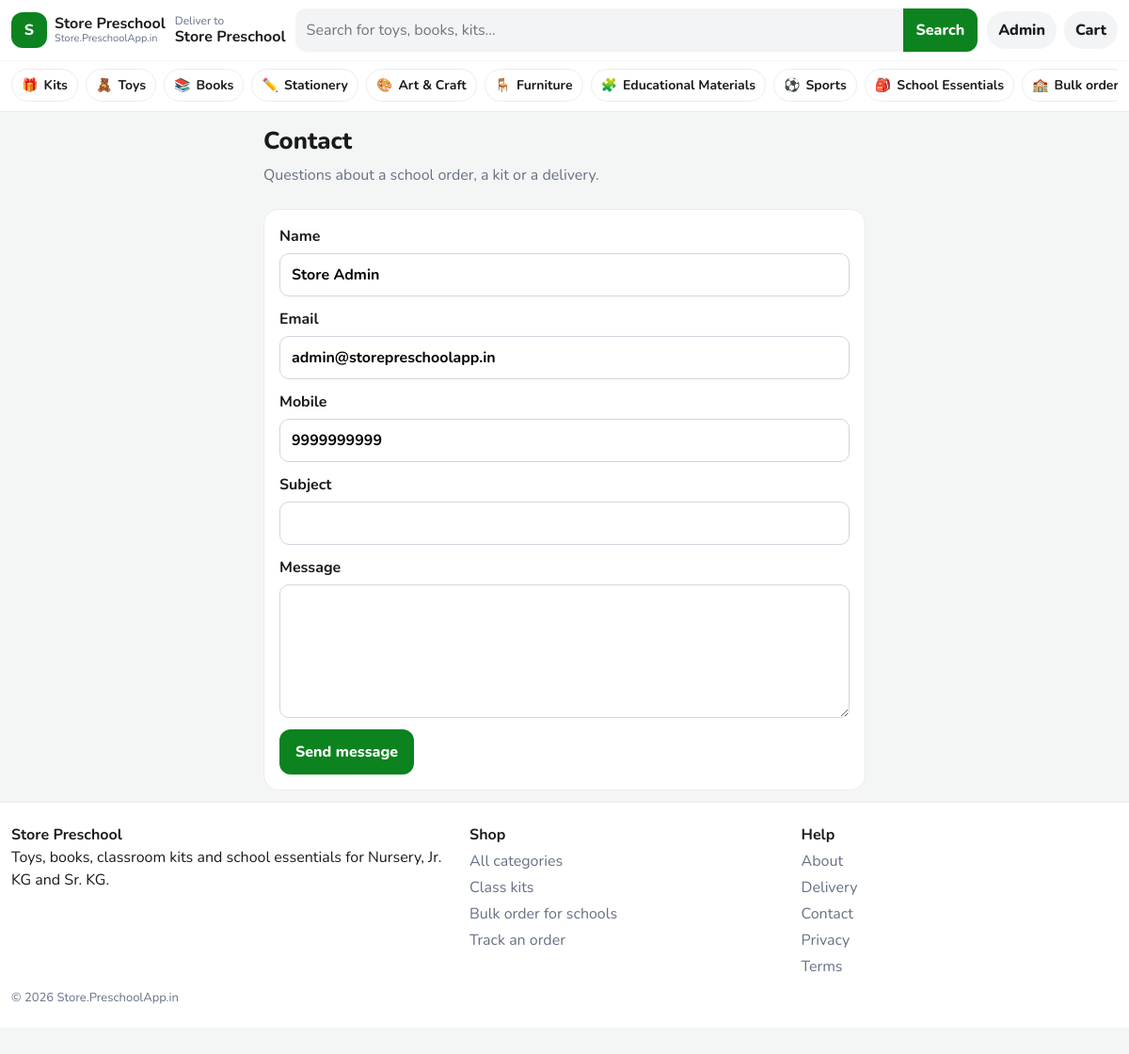
The app's page /page.php?p=contact (signed in) with its own data.
### tables this page shows
CREATE TABLE users (
    id INT UNSIGNED AUTO_INCREMENT PRIMARY KEY,
    name VARCHAR(120) NOT NULL,
    email VARCHAR(160) NOT NULL,
    phone VARCHAR(15) NOT NULL,
    password_hash VARCHAR(255) NOT NULL,
    role ENUM('customer', 'admin') NOT NULL DEFAULT 'customer',
    school_name VARCHAR(180) NULL,
    address VARCHAR(500) NULL,
    city VARCHAR(80) NULL,
    pincode VARCHAR(10) NULL,
    is_active TINYINT(1) NOT NULL DEFAULT 1,
    created_at TIMESTAMP NOT NULL DEFAULT CURRENT_TIMESTAMP,
    UNIQUE KEY uniq_email (email)
);

CREATE TABLE categories (
    id INT UNSIGNED AUTO_INCREMENT PRIMARY KEY,
    name VARCHAR(80) NOT NULL,
    slug VARCHAR(80) NOT NULL,
    emoji VARCHAR(16) NOT NULL,
    description VARCHAR(255) NOT NULL,
    sort_order INT NOT NULL DEFAULT 0,
    is_active TINYINT(1) NOT NULL DEFAULT 1,
    UNIQUE KEY uniq_slug (slug)
);

### includes/functions.php (called while the page is built, shortened)
<?php
function e(mixed $value): string
{
    return htmlspecialchars((string) $value, ENT_QUOTES | ENT_SUBSTITUTE, 'UTF-8');
}
function url(string $path = ''): string
{
    $base = rtrim(BASE_URL, '/');
    if ($path === '') {
        return $base === '' ? '/' : $base . '/';
    }
    return ($base === '' ? '' : $base) . '/' . ltrim($path, '/');
}
function old(string $key, string $default = ''): string
{
    return e($_SESSION['old'][$key] ?? $default);
}
function current_user(): ?array
{
    static $loaded = false;
    static $user = null;
    if ($loaded) {
        return $user;
    }
    $loaded = true;
    $stmt = db()->prepare('SELECT * FROM users WHERE id = ? LIMIT 1');
    $stmt->execute([(int) $_SESSION['user_id']]);
    $row = $stmt->fetch();
    $user = $row;
    return $user;
}

### includes/commerce.php (called while the page is built, shortened)
<?php
function categories_all(bool $activeOnly = true): array
{
    $sql = 'SELECT c.*, COUNT(p.id) AS product_count
            FROM categories c
            LEFT JOIN products p ON p.category_id = c.id AND p.is_active = 1';
    if ($activeOnly) {
        $sql .= ' WHERE c.is_active = 1';
    }
    $sql .= ' GROUP BY c.id ORDER BY c.sort_order, c.name';
    return db()->query($sql)->fetchAll();
}
function cart_owner(): array
{
    $userId = !empty($_SESSION['user_id']) ? (int) $_SESSION['user_id'] : null;
    return [$userId, session_id()];
}
function cart_lines(): array
{
    [$userId, $sessionId] = cart_owner();
    if ($userId) {
        $stmt = db()->prepare('SELECT ci.id AS cart_id, ci.quantity, p.id, p.name, p.slug, p.price, p.mrp, p.stock, p.emoji, p.image, p.unit_label, p.category_id, p.is_active
            FROM cart_items ci JOIN products p ON p.id = ci.product_id
            WHERE ci.user_id = ? AND p.is_active = 1 ORDER BY ci.id');
        $stmt->execute([$userId]);
    }
    return $stmt->fetchAll();
}
function cart_summary(bool $refresh = false): array
{
    static $cache = null;
    if ($cache !== null) {
        return $cache;
    }
    $items = cart_lines();
    $subtotal = 0.0;
    $discount = 0.0;
    $coupon = null;
    $couponError = null;
    $net = round($subtotal - $discount, 2);
    $delivery = ($items && $net > 0 && $net < FREE_DELIVERY_ABOVE) ? (float) DELIVERY_FEE : 0.0;
    $total = round($net + $delivery, 2);
    $count = 0;
    $cache = [
        'items' => $items,
        'count' => $count,
        'subtotal' => $subtotal,
        'discount' => $discount,
        'coupon' => $coupon,
        'coupon_error' => $couponError,
        'delivery' => $delivery,
        'total' => $total,
    ];
    return $cache;
}

### config/database.php (called while the page is built, shortened)
<?php
function db(): PDO
{
    static $pdo = null;
    if ($pdo instanceof PDO) {
        return $pdo;
    }
    $dsn = sprintf(
        'mysql:host=%s;port=%d;dbname=%s;charset=%s',
        DB_HOST,
        DB_PORT,
        DB_NAME,
        DB_CHARSET
    );
    $pdo = new PDO($dsn, DB_USER, DB_PASS, [
        PDO::ATTR_ERRMODE => PDO::ERRMODE_EXCEPTION,
        PDO::ATTR_DEFAULT_FETCH_MODE => PDO::FETCH_ASSOC,
        PDO::ATTR_EMULATE_PREPARES => false,
    ]);
    return $pdo;
}

### page.php (the view, shortened to what this page needs)
<?php
$key = (string) ($_GET['p'] ?? '');
if ($key === 'contact') {
    $contactUser = current_user();
    require __DIR__ . '/includes/header.php';
    ?>
    <div class="wrap" style="max-width:640px">
        <div class="page-head"><h1>Contact</h1><p class="muted">Questions about a school order, a kit or a delivery.</p></div>
        <form method="post" class="panel">
            <label class="field">Name<input name="name" required value="<?= old('name', (string) ($contactUser['name'] ?? '')) ?>"></label>
            <label class="field">Email<input type="email" name="email" required value="<?= old('email', (string) ($contactUser['email'] ?? '')) ?>"></label>
            <label class="field">Mobile<input name="mobile" required value="<?= old('mobile', (string) ($contactUser['phone'] ?? '')) ?>"></label>
            <label class="field">Subject<input name="subject" required value="<?= old('subject') ?>"></label>
            <label class="field">Message<textarea name="message" rows="5" required><?= old('message') ?></textarea></label>
            <button class="btn btn-green" type="submit">Send message</button>
        </form>
    </div>
    <?php
    require __DIR__ . '/includes/footer.php';
    exit;
}
require __DIR__ . '/includes/header.php';
?>
<?php require __DIR__ . '/includes/footer.php'; ?>

### includes/header.php (shortened to what this page needs)
<?php
$pageTitle = $pageTitle ?? APP_NAME;
$simpleHeader = $simpleHeader ?? false;
$hideDock = $hideDock ?? false;
$user = current_user();
$categories = categories_all();
$cartSummary = cart_summary();
$cartCount = (int) $cartSummary['count'];
$searchValue = trim((string) ($_GET['q'] ?? ''));
?>
<!doctype html>
<html lang="en">
<head>
    <link href="https://cdn.jsdelivr.net/npm/bootstrap@5.3.3/dist/css/bootstrap.min.css" rel="stylesheet">
    <link href="<?= e(url('assets/css/style.css')) ?>" rel="stylesheet">
</head>
<body class="<?= $cartCount > 0 && !$hideDock ? 'has-dock' : '' ?>">
<header class="site-header">
    <div class="wrap header-top">
        <a class="logo" href="<?= e(url()) ?>">
            <span class="logo-mark">S</span>
            <span class="logo-text">
                <strong>Store Preschool</strong>
                <small><?= e(APP_DOMAIN) ?></small>
            </span>
        </a>
        <?php if (!$simpleHeader): ?>
            <div class="loc">
                <span>Deliver to</span>
                <strong><?= e($user['school_name'] ?? 'Your school') ?></strong>
            </div>
            <form class="search" action="<?= e(url('search.php')) ?>" method="get" role="search">
                <input id="q" name="q" value="<?= e($searchValue) ?>" placeholder="Search for toys, books, kits..." autocomplete="off">
                <button type="submit">Search</button>
            </form>
        <?php else: ?>
            <div class="simple-title"><?= e($pageTitle) ?></div>
        <?php endif; ?>
        <div class="header-actions">
            <?php if ($user): ?>
                <a class="header-link" href="<?= e(url($user['role'] === 'admin' ? 'admin/index.php' : 'account.php')) ?>">
                    <?= e($user['role'] === 'admin' ? 'Admin' : strtok($user['name'], ' ')) ?>
                </a>
            <?php else: ?>
                <a class="header-link" href="<?= e(url('login.php')) ?>">Login</a>
            <?php endif; ?>
            <a class="header-cart" href="<?= e(url('cart.php')) ?>">
                Cart
            </a>
        </div>
    </div>
    <?php if (!$simpleHeader): ?>
        <nav class="cat-nav" aria-label="Categories">
            <div class="wrap cat-scroll">
                <a href="<?= e(url('kits.php')) ?>"><span>🎁</span>Kits</a>
                <?php foreach ($categories as $category): ?>
                    <a href="<?= e(url('category.php?slug=' . rawurlencode((string) $category['slug']))) ?>">
                        <span><?= e($category['emoji']) ?></span><?= e($category['name']) ?>
                    </a>
                <?php endforeach; ?>
                <a href="<?= e(url('bulk-order.php')) ?>"><span>🏫</span>Bulk order</a>
            </div>
        </nav>
    <?php endif; ?>
</header>
<main id="main">

### assets/css/style.css (style rules this page uses)
:root { --green: #0c831f; --green-dark: #086318; --green-soft: #e8f6ea; --ink: #1a1a1a; --muted: #667085; --line: #ececec; --bg: #f4f6f5; --card: #fff; --off: #1d4ed8; --bad: #c81e1e; --warn: #b45309; --shadow: 0 8px 24px rgba(16, 24, 40, .06); }
* { box-sizing: border-box; }
html { scroll-behavior: smooth; }
body { margin: 0; background: var(--bg); color: var(--ink); font-family: Nunito, "Segoe UI", sans-serif; padding-bottom: 84px; }
a { color: inherit; }
button, input, select, textarea { font: inherit; }
h1, h2, h3, p { margin-top: 0; }
.wrap { width: min(1180px, calc(100% - 24px)); margin: 0 auto; }
.site-header { position: sticky; top: 0; z-index: 40; background: #fff; border-bottom: 1px solid var(--line); }
.header-top { display: grid; grid-template-columns: 1fr auto; gap: 10px; align-items: center; min-height: 64px; padding: 8px 0; }
.search { grid-column: 1 / -1; }
.logo { display: flex; gap: 8px; align-items: center; text-decoration: none; }
.logo-mark { width: 38px; height: 38px; border-radius: 12px; background: var(--green); color: #fff; display: grid; place-items: center; font-weight: 800; }
.logo-text { display: flex; flex-direction: column; line-height: 1.1; }
.logo-text small { color: var(--muted); font-size: 11px; }
.loc { display: none; }
.search { position: relative; display: flex; background: #f3f4f6; border-radius: 12px; overflow: visible; }
.search input { flex: 1; border: 0; background: transparent; padding: 11px 12px; outline: none; min-width: 0; }
.search button { border: 0; background: var(--green); color: #fff; font-weight: 800; padding: 0 14px; border-radius: 0 12px 12px 0; }
.header-actions { display: flex; gap: 8px; align-items: center; }
.header-link, .header-cart { text-decoration: none; font-weight: 800; background: #f3f4f6; border-radius: 999px; padding: 8px 12px; }
.header-cart { position: relative; }
.cat-nav { border-top: 1px solid #f6f6f6; }
.cat-scroll { display: flex; gap: 8px; overflow-x: auto; padding: 8px 0 10px; scrollbar-width: none; }
.cat-scroll a { flex: 0 0 auto; text-decoration: none; background: #fff; border: 1px solid var(--line); border-radius: 999px; padding: 6px 10px; font-weight: 700; font-size: 14px; display: flex; gap: 6px; align-items: center; }
.hero-copy, .hero-kit, .panel, .bill, .pcard, .info-card, .account-card { background: var(--card); border: 1px solid var(--line); border-radius: 16px; }
.btn { display: inline-flex; align-items: center; justify-content: center; gap: 6px; border-radius: 12px; padding: 11px 16px; font-weight: 800; text-decoration: none; border: 1px solid transparent; cursor: pointer; }
.btn-green { background: var(--green); color: #fff; }
.muted { color: var(--muted); }
.page-head { padding: 16px 0 8px; }
.page-head h1 { font-size: 1.6rem; font-weight: 800; }
.filters select, .field input, .field select, .field textarea, .inline-stock { border: 1px solid #d0d5dd; border-radius: 10px; padding: 10px 12px; background: #fff; width: 100%; }
.panel, .bill, .account-card, .info-card { padding: 16px; }
.field { display: grid; gap: 6px; margin-bottom: 12px; font-weight: 700; }
@media (min-width: 768px) { .header-top { grid-template-columns: auto auto minmax(220px, 1fr) auto; } }
@media (min-width: 768px) { .search { grid-column: auto; } }
@media (min-width: 768px) { .loc { display: block; line-height: 1.15; } }
@media (min-width: 768px) { .loc span { display: block; color: var(--muted); font-size: 12px; } }
@media (min-width: 992px) { body, body.has-dock { padding-bottom: 28px; } }

### records on screen
users: school_name "Store Preschool", role "Admin", name "Store Admin", email "admin@storepreschoolapp.in", mobile "9999999999"
categories: emoji "🧸", name "Toys"
categories: emoji "📚", name "Books"
categories: emoji "✏️", name "Stationery"
categories: emoji "🎨", name "Art & Craft"
categories: emoji "🪑", name "Furniture"
categories: emoji "🧩", name "Educational Materials"
categories: emoji "⚽", name "Sports"
categories: emoji "🎒", name "School Essentials"

### other values on screen
APP_DOMAIN "Store.PreschoolApp.in"
